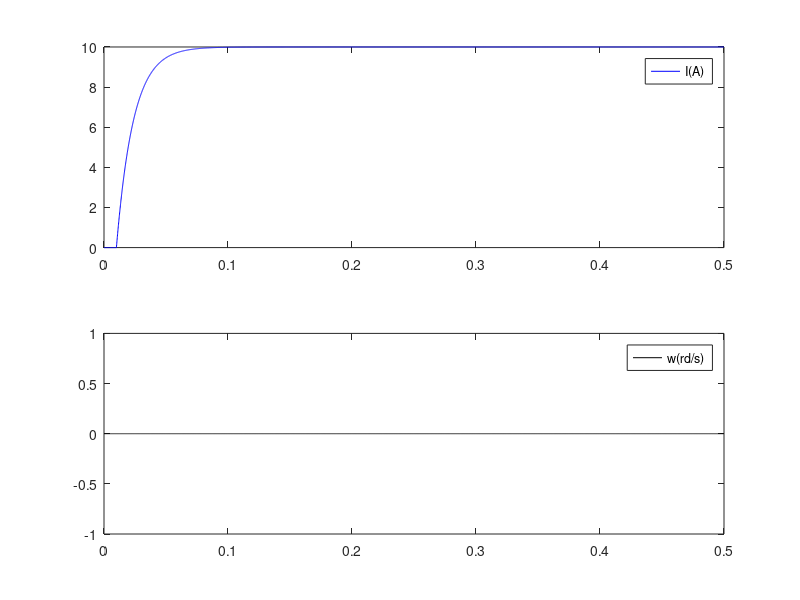

This figure's MATLAB source:
% Simulation of DCM at standstill, voltage Step
clc,clear all,close all
%% initialisation
tf=0.5; % final simulation time
dt=0.0001; % time step
tk=1; % array indice
Ntf=floor(tf/dt);
%% system variables
R= 0.8; L = 0.011; k = 1.91; J =0.2; a= 1E-2;
u=0; I=0; w=0; t=0;
u0 = 8; Cr0 = 0;
% initialization
tt=zeros(1, Ntf); It=zeros(1, Ntf); ut=zeros(1, Ntf); 
wt=zeros(1, Ntf); Cet=zeros(1, Ntf);
%% boucle du temps de simul
while (t<tf)
 if t>=0.01 % 10 ms power the DCM by a voltage step
 u=u0; 
 end
 dI = (u-R*I-k*w)/L;
 Ce = k*I; dw = 0; %(Ce-a*w-Cr0)/J;
 % integration rectangle method
 I = I + dI*dt;
 w = w + dw*dt;
 %% array filling
 tt(tk)=t; It(tk)=I; ut(tk)=u;
 wt(tk)=w; Cet(tk)=Ce;
 t=t+dt; tk=tk+1; % array indice
end % while end
%% plot results
figure(1)
subplot(2,1,2),plot(tt, wt,'k');
legend('w(rd/s)');
subplot(2,1,1),plot(tt,It,'b');
legend('I(A)');
